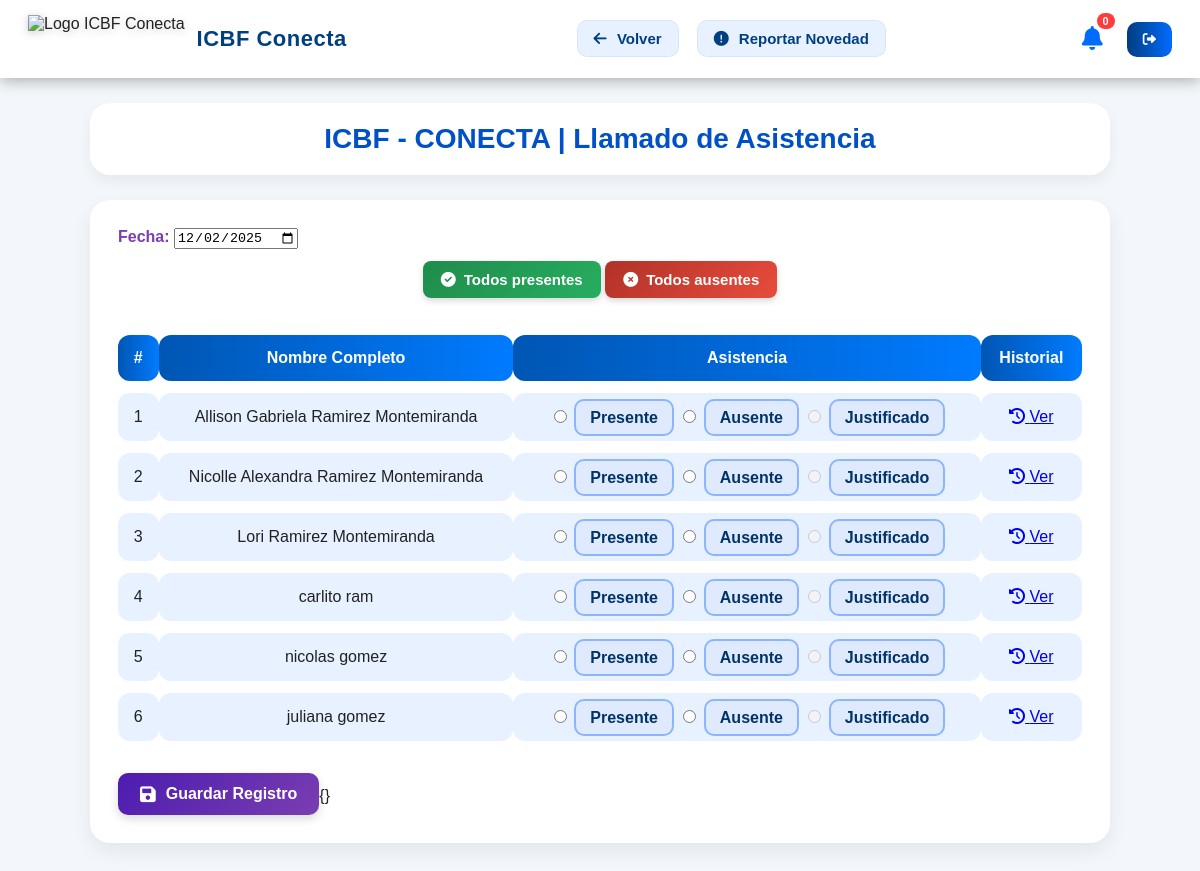
Screenshot of /asistencia/ (signed in) with the database file from the repository.
### core/models.py (models this page shows, shortened)
class Nino(models.Model):
    TIPO_SANGRE_CHOICES = [
        ('O+', 'O+'), ('O-', 'O-'), ('A+', 'A+'), ('A-', 'A-'),
        ('B+', 'B+'), ('B-', 'B-'), ('AB+', 'AB+'), ('AB-', 'AB-')
    ]
    PARENTESCO_CHOICES = [
        ('padre', 'Padre'), ('madre', 'Madre'), ('tutor', 'Tutor'),
        ('abuelo', 'Abuelo/a'), ('tio', 'Tío/a'), ('hermano', 'Hermano/a'),
        ('otro', 'Otro')
    ]
    nombres = models.CharField(max_length=50)
    apellidos = models.CharField(max_length=50)
    fecha_nacimiento = models.DateField()
    documento = models.BigIntegerField(null=True, blank=True)
    genero = models.CharField(
        max_length=20,
        null=True,
        blank=True,
        choices=[
            ('masculino', 'masculino'),
            ('femenino', 'femenino'),
            ('otro', 'otro'),
            ('no_especificado', 'no_especificado')
        ]
    )
    tipo_sangre = models.CharField(max_length=3, choices=TIPO_SANGRE_CHOICES, null=True, blank=True)
    parentesco = models.CharField(max_length=20, choices=PARENTESCO_CHOICES, null=True, blank=True)
    tiene_discapacidad = models.BooleanField(default=False)
    tipos_discapacidad = models.ManyToManyField('Discapacidad', blank=True)
    otra_discapacidad = models.CharField(max_length=100, null=True, blank=True)
    PAIS_NACIMIENTO_CHOICES = [
        ('', '-- Seleccione el país de nacimiento --'),
        ('colombia', 'Colombia'),
        ('venezuela', 'Venezuela'),
        ('ecuador', 'Ecuador'),
        ('peru', 'Perú'),
        ('panama', 'Panamá'),
        ('brasil', 'Brasil'),
        ('argentina', 'Argentina'),
        ('chile', 'Chile'),
        ('bolivia', 'Bolivia'),
        ('paraguay', 'Paraguay'),
        ('uruguay', 'Uruguay'),
        ('mexico', 'México'),
        ('costa_rica', 'Costa Rica'),
        ('nicaragua', 'Nicaragua'),
        ('honduras', 'Honduras'),
        ('guatemala', 'Guatemala'),
        ('el_salvador', 'El Salvador'),
        ('cuba', 'Cuba'),
        ('republica_dominicana', 'República Dominicana'),
        ('haiti', 'Haití'),
        ('estados_unidos', 'Estados Unidos'),
        ('canada', 'Canadá'),
        ('espana', 'España'),
        ('italia', 'Italia'),
        ('francia', 'Francia'),
        ('alemania', 'Alemania'),
        ('otro', 'Otro país')
    ]
    nacionalidad = models.CharField(
        max_length=50,
        choices=PAIS_NACIMIENTO_CHOICES,
        null=True,
        blank=True,
        verbose_name="País de nacimiento"
    )
    otro_pais = models.CharField(max_length=50, null=True, blank=True, verbose_name="Otro país (especifique)")
    fecha_ingreso = models.DateField(auto_now_add=True, verbose_name="Fecha de ingreso al hogar")
    hogar = models.ForeignKey(HogarComunitario, on_delete=models.PROTECT, related_name='ninos')
    padre = models.ForeignKey(Padre, on_delete=models.CASCADE, related_name='ninos')
    foto = models.FileField(upload_to='ninos/fotos/', null=True, blank=True)
    carnet_vacunacion = models.FileField(upload_to='ninos/vacunacion/', null=True, blank=True)
    certificado_eps = models.FileField(upload_to='ninos/eps/', null=True, blank=True)
    fecha_registro = models.DateTimeField(auto_now_add=True)
    registro_civil_img = models.FileField(upload_to='ninos/registro_civil/', null=True, blank=True)
    class Meta:
        db_table = 'ninos'

### asistencia/views.py (the view, shortened to what this page needs)
# urls.py: path('', views.asistencia_form, name='asistencia_form'),
@login_required
@rol_requerido('madre_comunitaria')
def asistencia_form(request):
    madre_profile = request.user.madre_profile
    hogar_madre = HogarComunitario.objects.filter(madre=madre_profile).first()
    ninos = Nino.objects.filter(hogar=hogar_madre)
    fecha_hoy = date.today().strftime('%Y-%m-%d')
    notifications = Notification.objects.filter(recipient=request.user).order_by('-created_at')
    notif_count = notifications.filter(read=False).count()
    return render(request, 'asistencia/asistencia_form.html', {
        'ninos': ninos,
        'fecha_hoy': fecha_hoy,
        'notifications': notifications,
        'notif_count': notif_count,
    })

### core/views.py (called while the page is built)
def rol_requerido(nombre_rol):
    def decorator(view_func):
        @wraps(view_func)
        def _wrapped_view(request, *args, **kwargs):
            if not request.user.is_authenticated or not hasattr(request.user, 'rol') or request.user.rol.nombre_rol != nombre_rol:
                messages.error(request, 'Acceso denegado. No tienes los permisos necesarios.')
                return redirect('home')  # Redirigir a una página de inicio o de error
            return view_func(request, *args, **kwargs)
        return _wrapped_view
    return decorator

### icbfconecta/context_processors.py (called while the page is built)
def user_context(request):
    context = {}
    if request.user.is_authenticated:
        nombre_completo = f"{request.user.nombres} {request.user.apellidos}".strip()
        context['nombre_madre'] = nombre_completo
        if hasattr(request.user, 'madre_profile') and request.user.madre_profile.foto_madre:
            context['foto_perfil_url'] = request.user.madre_profile.foto_madre.url
    return context

### templates/asistencia/asistencia_form.html (shortened to what this page needs)
{% load static %}
<!DOCTYPE html>
<html lang="es">
<head>
  <link rel="stylesheet" href="https://cdnjs.cloudflare.com/ajax/libs/font-awesome/6.0.0-beta3/css/all.min.css"/>
</head>
<body>
  <header class="mc-header">
    <div class="mc-header-left">
      <img src="{% static 'img/logoSinFondo.png' %}" alt="Logo ICBF Conecta" class="mc-logo">
      <h1 class="mc-title">ICBF Conecta</h1>
    </div>
    <nav class="mc-header-nav">
      <ul>
        <li><a href="{% url 'madre_dashboard' %}"><i class="fas fa-arrow-left"></i> Volver</a></li>
        <li><a href="{% url 'novedades:novedades_list' %}"><i class="fas fa-exclamation-circle"></i> Reportar Novedad</a></li>
      </ul>
    </nav>
    <div class="mc-header-right">
      <div class="notif-container">
        <button id="notifToggle" class="notif-btn" aria-controls="notifPanel" aria-expanded="false" title="Notificaciones">
          <i class="fas fa-bell"></i>
          <span id="notifCount" class="notif-count">{{ notif_count }}</span>
        </button>
      </div>
      <form method="post" action="{% url 'logout' %}" id  ="logout-form" style="margin:0;">
        <button type="submit" class="logout-btn" onclick="return confirmarLogout();"><i class="fas fa-sign-out-alt"></i></button>
      </form>
    </div>
  </header>
  <div class="main-title">ICBF - CONECTA | Llamado de Asistencia</div>
  <div class="card">
    <form method="post" enctype="multipart/form-data" id="asistencia-form">
      <div style="margin-bottom:12px;">
        <label for="fecha" style="font-weight:700;color:#7a3eb1;">Fecha:</label>
        <input type="date" id="fecha" name="fecha" value="{{ fecha_hoy }}" required>
      </div>
<div style="margin-bottom:10px; text-align:center;">
  <button type="button" id="select-all" class="btn-presente">
    <i class="fas fa-check-circle"></i> Todos presentes
  </button>
  <button type="button" id="select-all-ausentes" class="btn-ausente">
    <i class="fas fa-times-circle"></i> Todos ausentes
  </button>
</div>
      <table>
        <thead>
          <tr><th>#</th><th>Nombre Completo</th><th>Asistencia</th><th>Historial</th></tr>
        </thead>
        <tbody>
          {% for nino in ninos %}
            <tr>
              <td>{{ forloop.counter }}</td>
              <td>{{ nino.nombres }} {{ nino.apellidos }}</td>
              <td>
                <div class="radio-group">
                  <input type="radio" id="presente-{{ nino.id }}" name="nino_{{ nino.id }}" value="Presente">
                  <label for="presente-{{ nino.id }}" class="presente">Presente</label>
                  <input type="radio" id="ausente-{{ nino.id }}" name="nino_{{ nino.id }}" value="Ausente" data-id="{{ nino.id }}">
                  <label for="ausente-{{ nino.id }}" class="ausente">Ausente</label>
                  <input type="radio" id="justificado-{{ nino.id }}" name="nino_{{ nino.id }}" value="Justificado" disabled>
                  <label for="justificado-{{ nino.id }}" class="justificado">Justificado</label>
                </div>
              </td>
              <td><a href="{% url 'historial_asistencia' nino.id %}" class="btn-mini-historial"><i class="fas fa-history"></i> Ver</a></td>
            </tr>
          {% endfor %}
        </tbody>
      </table>
      <div style="margin-top:20px;">
        <button type="submit" class="btn-guardar">
  <i class="fas fa-save"></i> Guardar Registro
</button>{}
      </div>
    </form>
  </div>
</body>
</html>

### templates/asistencia/asistencia_form.html (style rules this page uses)
* { box-sizing: border-box; }
body { margin:0; font-family:'Poppins',sans-serif; background:#f3f6fa; color:#222; }
.mc-header { width: 100%; background: white; padding: 14px 28px; display: flex; align-items: center; justify-content: space-between; box-shadow: 0 3px 14px rgba(0, 0, 0, 0.29); position: sticky; top: 0; z-index: 999; }
.mc-header-left { display: flex; align-items: center; gap: 14px; }
.mc-header-left { display:flex; align-items:center; gap:12px; }
.mc-logo { height: 48px; filter: drop-shadow(0 2px 4px rgba(0,0,0,0.2)); }
.mc-title { font-size: 22px; font-weight: 700; color: #004080; letter-spacing: 0.5px; margin: 0; }
.mc-header-nav ul { display: flex; gap: 18px; list-style: none; }
.mc-header-nav a { text-decoration: none; font-weight: 600; font-size: 15px; color: #004080; background: #e8f1ff; padding: 9px 16px; border-radius: 10px; transition: all 0.25s ease; border: 1px solid rgba(0,0,0,0.05); }
.mc-header-nav a i { margin-right: 6px; }
.mc-header-right { display:flex; align-items:center; gap:18px; }
.notif-container { position:relative; }
.notif-btn { background:none; border:none; cursor:pointer; font-size:24px; color:#006bff; padding:6px; transition:.2s; }
.notif-count { position:absolute; top:-6px; right:-6px; background:#ff3b3b; color:#fff; font-size:11px; padding:2px 6px; border-radius:50px; font-weight:700; }
.logout-btn { background:linear-gradient(90deg,#003d80,#006bff); color:white; border:none; padding:10px 16px; border-radius:10px; cursor:pointer; font-weight:600; transition:.25s; }
.main-title { margin:25px auto; width:85%; padding:20px; text-align:center; background:white; border-radius:20px; color:#0050c8; font-size:28px; font-weight:700; box-shadow:0 6px 14px rgba(0,0,0,0.06); }
.card { background:white; padding:28px; width:85%; margin:0 auto 40px; border-radius:20px; box-shadow:0 8px 20px rgba(0,0,0,0.07); }
table { width:100%; margin-top:25px; border-collapse:separate; border-spacing:0 12px; }
th { background:linear-gradient(90deg,#0056b3,#007bff); color:white; padding:14px; border-radius:12px; font-weight:600; }
td { background:#e8f1ff; padding:14px; text-align:center; border-radius:12px; font-weight:500; }
.radio-group label { padding:8px 14px; border-radius:10px; background:#dfeaff; border:2px solid #8bb6ff; cursor:pointer; font-weight:600; color:#003366; transition:.25s; }
.btn-presente, .btn-ausente { padding: 10px 18px; font-size: 15px; border: none; border-radius: 8px; cursor: pointer; font-weight: bold; transition: 0.25s ease-in-out; color: white; display: inline-flex; align-items: center; gap: 8px; box-shadow: 0 3px 6px rgba(0,0,0,0.15); }
.btn-presente { background: linear-gradient(135deg, #1f8c4b, #27ae60); }
.btn-ausente { background: linear-gradient(135deg, #b13228, #e74c3c); }
.btn-guardar { padding: 12px 22px; background: linear-gradient(135deg, #4c1caf, #7a3eb1); border: none; color: white; font-size: 16px; font-weight: bold; border-radius: 10px; cursor: pointer; display: inline-flex; align-items: center; gap: 10px; transition: 0.25s ease-in-out; box-shadow: 0 4px 10px rgba(0,0,0,0.15); }
.btn-guardar i { font-size: 18px; }

### rows the page displays
Nino: nombres "Allison Gabriela", apellidos "Ramirez Montemiranda"
Nino: nombres "Nicolle Alexandra", apellidos "Ramirez Montemiranda"
Nino: nombres "Lori", apellidos "Ramirez Montemiranda"
Nino: nombres "carlito", apellidos "ram"
Nino: nombres "nicolas", apellidos "gomez"
Nino: nombres "juliana", apellidos "gomez"

### other values shown
{{ notif_count }} "0"
